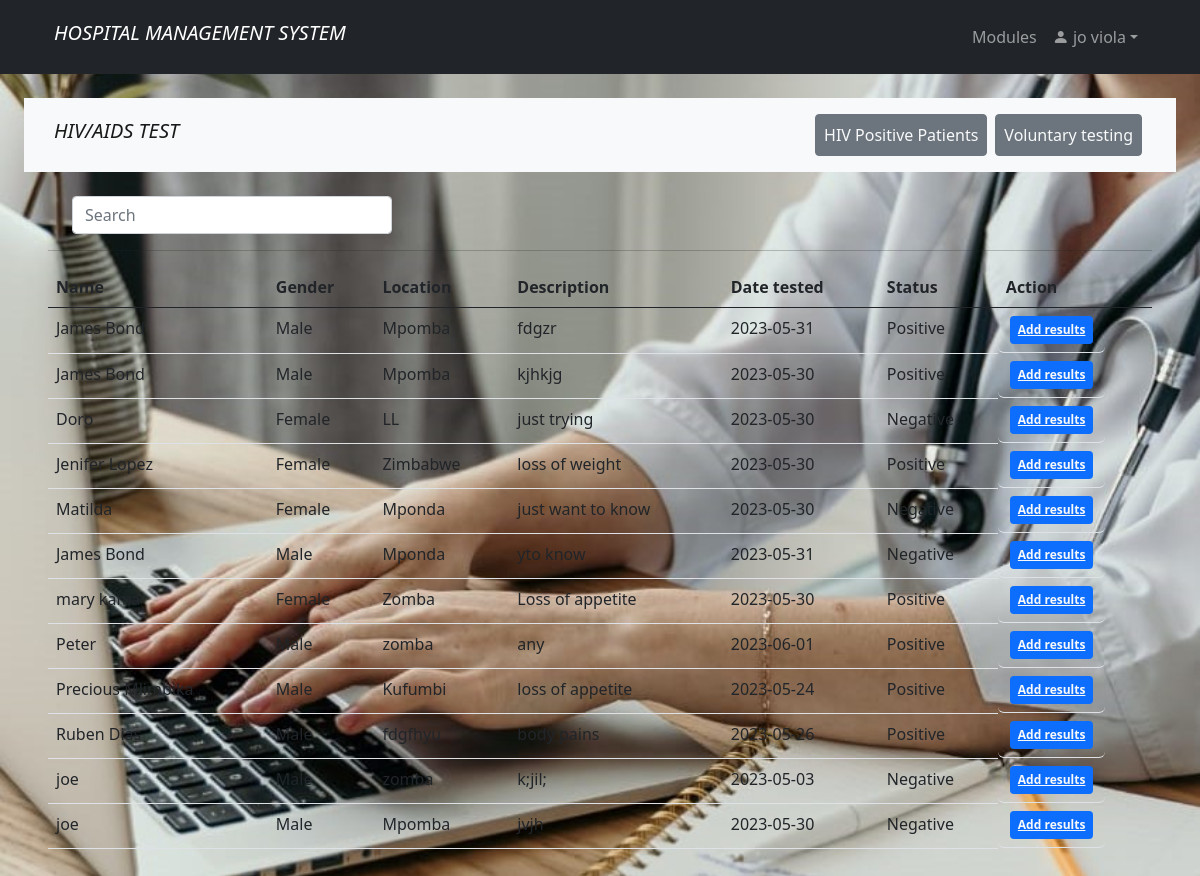
/hiv_test.php (signed in), run on an earlier commit of the app's database.
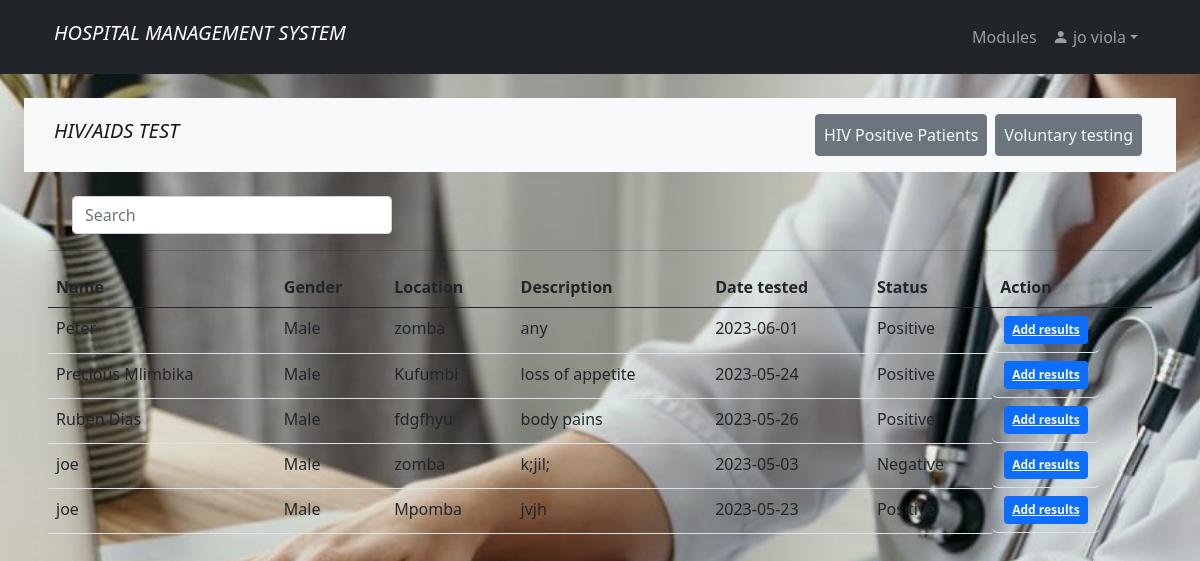
And on a later commit of the database.
### tables this page shows
CREATE TABLE `hiv_test` (
  `id` int(11) NOT NULL,
  `patient_id` varchar(30) NOT NULL,
  `patient_name` varchar(30) NOT NULL,
  `statu` varchar(11) NOT NULL,
  `location` varchar(30) NOT NULL,
  `gender` varchar(11) NOT NULL,
  `descriptions` text NOT NULL,
  `date` varchar(11) NOT NULL
);

### hiv_test.php (the view, shortened to what this page needs)
<?php
    include 'hiv_testdb.php';
    if (isset($_SESSION['id']) && isset($_SESSION['uname'])){
?>
<!doctype html>
<html lang="en">
    <head>
        <link href="https://cdn.jsdelivr.net/npm/bootstrap@5.2.2/dist/css/bootstrap.min.css" rel="stylesheet">
        <link rel="stylesheet" href="https://cdn.jsdelivr.net/npm/bootstrap-icons@1.3.0/font/bootstrap-icons.css">
        <link rel="stylesheet" href="style.css"/>
        <link rel="stylesheet" href="bootstrap-5.0.0/css/bootstrap.min.css"/>
    </head>
    <body>
     <?php
            include "unavbar.php";
        ?>
      <section class="p-4">
              <nav class="navbar navbar-expand-lg bg-light navbar-light py-3">
            <div class="container">
                <h5 class="navbar-brand"><i>HIV/AIDS TEST</i></h5>
                <div class="collapse navbar-collapse" id="navmenu">
                    <ul class="navbar-nav ms-auto">
                        <li class="nav-item">
                            <a href="hiv_patients.php" class="btn btn-secondary text-light mx-1 p-2">HIV Positive Patients</a>
                        </li>
                        <li class="nav-item">
                            <a href="hiv_vol_testing.php" class="btn btn-secondary text-light mx-1 p-2">Voluntary testing</a>
                        </li>
                    </ul>
                </div>
            </div>
        </nav>
                <div class="p-4">
                <div class="container">
                    <div class="row">
                        <div class="col-md-4">
                            <input class="form-control me-1" id="myInput" style="width:100%; max-width:20rem" type="text" placeholder="Search" aria-label="Search">
                        </div>
                    </div>
                </div>
                <?php
                    $sql = "SELECT * FROM hiv_test ORDER BY id DESC";
                    $result = $mysqli->query($sql);
                ?>
                <hr>
                        <table class="table table-hover" style="overflow:auto">
                            <thead class="table table-hover">
                                <tr>
                                    <th>Name</th>
                                    <th>Gender</th>
                                    <th>Location</th>
                                    <th>Description</th>
                                    <th>Date tested</th>
                                    <th>Status</th>
                                    <th>Action</th>
                                </tr>
                            </thead>
                            <tbody id = "myTable">
                            <?php while($row = $result->fetch_assoc()) {
                                ?>
                                <tr>
                                    <td><?php echo $row['patient_name']; ?></td>
                                    <td><?php echo $row['gender']; ?></td>
                                    <td><?php echo $row['location']; ?></td>
                                    <td><?php echo $row['descriptions']; ?></td>
                                    <td><?php echo $row['date']; ?></td>
                                    <td><?php echo $row['statu']; ?></td>
                                    <td class="btn-group btn-group-justified">
                                         <a href="hiv_testing.php?test=<?php echo $row["id"]; ?>" class="badge bg-primary text-light p-2 mx-1">Add results</a>
                                    </td>
                                </tr>
                            <?php }?>
                            </tbody>
                        </table>
                </div>
    </section>
    </body>
</html>
<?php
    }else {
        header("Location: home.php");
        exit();
    }
?>

What changed in the data, as far as the page shows it:
removed hiv_test: patient_name "James Bond", gender "Male", location "Mpomba", descriptions "fdgzr", date "2023-05-31", statu "Positive"
removed hiv_test: patient_name "James Bond", gender "Male", location "Mpomba", descriptions "kjhkjg", date "2023-05-30", statu "Positive"
removed hiv_test: patient_name "Doro", gender "Female", location "LL", descriptions "just trying", date "2023-05-30", statu "Negative"
removed hiv_test: patient_name "Jenifer Lopez", gender "Female", location "Zimbabwe", descriptions "loss of weight", date "2023-05-30", statu "Positive"
removed hiv_test: patient_name "Matilda", gender "Female", location "Mponda", descriptions "just want to know", date "2023-05-30", statu "Negative"
removed hiv_test: patient_name "James Bond", gender "Male", location "Mponda", descriptions "yto know", date "2023-05-31", statu "Negative"
removed hiv_test: patient_name "mary kama", gender "Female", location "Zomba", descriptions "Loss of appetite", date "2023-05-30", statu "Positive"
changed hiv_test "Mpomba": date "2023-05-30" → "2023-05-23"; statu "Negative" → "Positive"
